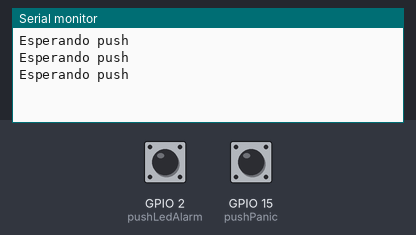
A sketch run on a simulated ESP32. Parts: the last lines printed to the serial monitor. The inputs (shaded band) are chosen by the test bench; at power-on: GPIO 2 (pushLedAlarm) LOW, GPIO 15 (pushPanic) LOW.

Above: at 2.8 s.
2.9 s: GPIO 2 (pushLedAlarm) pulled HIGH for 1.2 s
At 3.8 s:
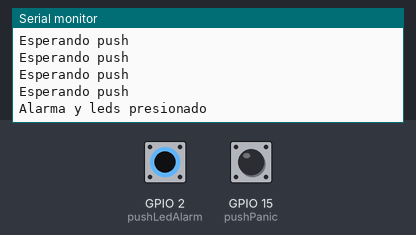
5.6 s: GPIO 15 (pushPanic) pulled HIGH for 1.2 s
At 6.5 s:
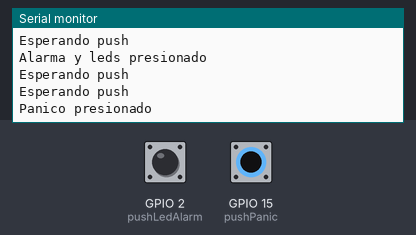

The sketch:

onlyPush.ino
```cpp
const int pushPanic = 15;
const int pushLedAlarm = 2;

void setup() {
  Serial.begin(115200);
  pinMode(pushPanic, INPUT);
  pinMode(pushLedAlarm, INPUT);
}

void loop() {
  int pushPanicState = digitalRead(pushPanic);
  int pushLedAlarmState = digitalRead(pushLedAlarm);

  Serial.println("Esperando push");
  if (pushPanicState == HIGH)
  {
    Serial.println("Panico presionado");
  }
  else if (pushLedAlarmState == HIGH)
  {
    Serial.println("Alarma y leds presionado");
  }

  delay(1000);
}

// ESP32\\onlyPush\\onlyPush.ino
```

Measured:
- after the input at 2.9 s, the serial monitor: prints a new line after 0.10 s (image 1)
- after the input at 5.6 s, the serial monitor: prints a new line after 0.40 s (image 2)
